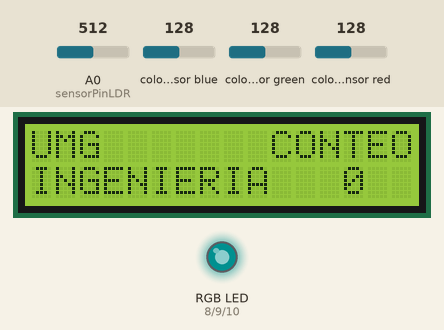
This sketch was run on a simulated Arduino Uno, built with avr-gcc and run on an emulated ATmega328P. Parts: 16×2 character LCD, an RGB LED mixed from three pins (HIGH = lit). The test bench sets the inputs (shaded band); at power-on: colour sensor blue 128, colour sensor green 128, colour sensor red 128, A0 (sensorPinLDR) = 512. Dim RGB values are drawn brighter than linear.

Above: at 12.3 s.
12.4 s: colour sensor blue set to 5
At 13.3 s:
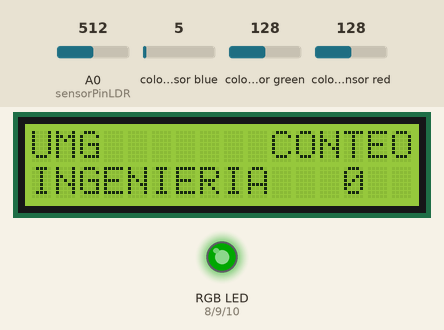
14.0 s: colour sensor green set to 38
At 15.2 s:
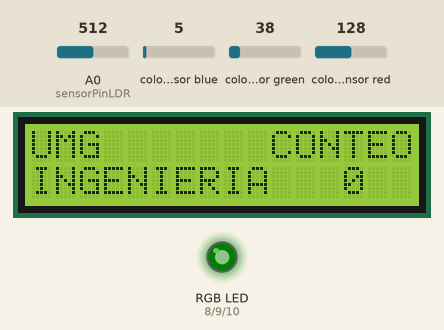
15.5 s: colour sensor green set to 32
At 16.7 s:
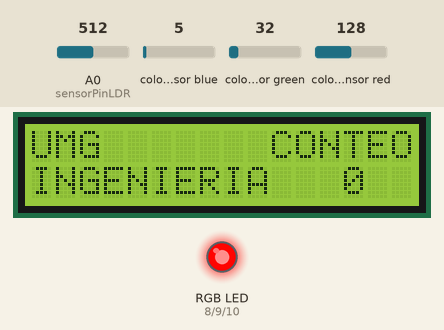
17.0 s: colour sensor red set to 120
18.5 s: colour sensor red set to 114
At 19.2 s:
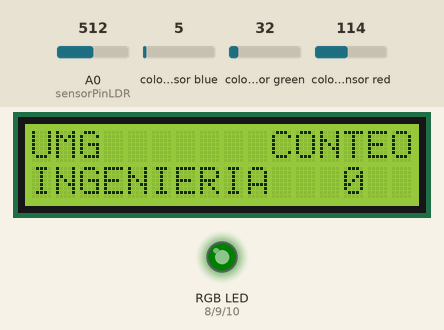
20.0 s: A0 (sensorPinLDR) set to 610
At 21.3 s:
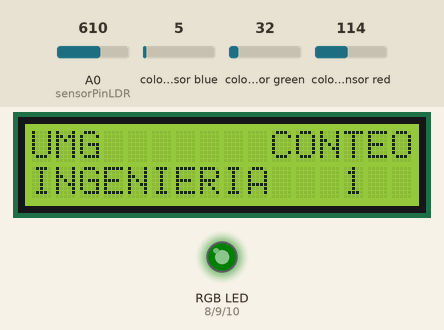
Timing chart, 0 to 22.5 s (numbered marks = the images above; inputs shaded):
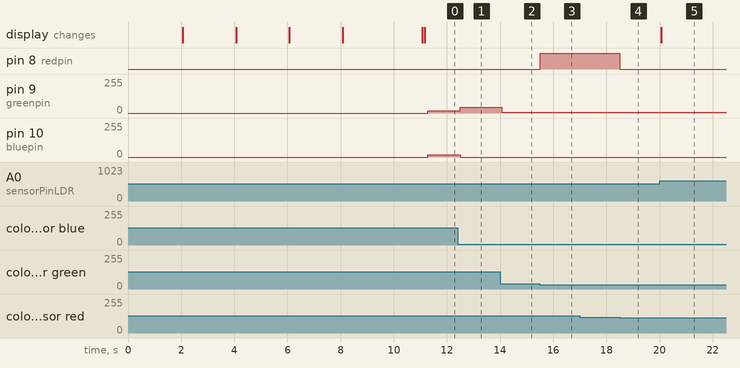

The sketch:

CONTADOR.ino
```cpp
//Erick Antonio Diaz Guzmán   3190-12-16419
//Rony Misael Paz Juárez      3190-17-5011
//David Steve Monzón Reyes    3190-17-2298
//Jose Manuel Urbina Avila    3190-17-10153

//UMG
//ARQUITECTURA


// INCLUIMOS LAS LIBRERIAS A UTILIZAR PUED

#include <LiquidCrystal.h>
#include <Wire.h>                                                 //INCLUIMOS LIBRERIA DEL DISPLAY
#include "Adafruit_TCS34725.h"                                    //INCLUIMOS LIBRERIA DEL SENSOR DE COLORES


//DECLARAMOS VARIABLES DEL CONTADOR DE VUELTAS
int numero=0;
int auxnumero=0;
int sensorPinLDR = A0;
int valorLDR = 0;

//DECLARAMOS Y DEFINIMOS LOS PINES DEL LED

#define redpin 8                                                  //EN EL PIN 8 ESTARA EL POSITIVO DEL LED ROJO
#define greenpin 9                                                //EN EL PIN 9 ESTARA EL POSITIVO DEL LED VERDE
#define bluepin 10                                                //EN EL PIN 10 ESTAR EL POSITIVO DEL LED AZUL


#define commonAnode false                                         // SE ESTABLE EN FALSO SI USAMOS UN LED DE CATADO COMUN


byte gammatable[256];                                             //LOS COLORES RECONOCIDOS POR EL OJO EN RGB (LOS VALORES DE ROJO VERDE AZUL)


Adafruit_TCS34725 tcs = Adafruit_TCS34725(TCS34725_INTEGRATIONTIME_50MS, TCS34725_GAIN_4X);      //INSTANCIAMOS EL SENSOR PARA UTILIZARLO DESPUES


LiquidCrystal lcd(12, 11, 5, 4, 3, 2);//DECLARAMOS LOS PINES A UTILIZAR EN LA LCD (RS,E,D4,D5,D6,D7)

void setup() {

  lcd.begin(16, 2);//INICIAMOS LA PANTALLA Y LAS FILAS 16 ESPACIOS EN DOS FILAS

  lcd.setCursor(5, 0);//LUGAR DONDE COMIENZA LA ESCRITURA EN PANTALLA
  lcd.print("UMG");//ESCRIBIMOS
  delay (2000);//TIEMPO EN PANTALLA 2 SEGUNDOS
  lcd.clear();//LIMPIAMOS LA PANTALLA
  lcd.setCursor(0, 0);
  lcd.print("ARQUITECTURA ");
  delay (2000);
  lcd.setCursor(3, 1);
  lcd.print("PROCESADORES ");
  delay (2000);
  lcd.clear();
  lcd.setCursor(0, 0);
  lcd.print(" INGENIERIA");
  delay (2000);
  lcd.setCursor(3, 1);
  lcd.print("SEGUI LINEAS");
  delay (3000);
  lcd.clear();


  //CODIGO COLOR DECLARAMOS LA COMPARATIVA
  if (tcs.begin()) {                                              //INICIAMOS EL IF PARA DETECTAR PROBLEMAS CON EL SENSOR DE COLOR
    lcd.setCursor(0, 1);
   lcd.print("INGENIERIA");

  } else {                                                        //DE LO CONTRARIO QUE MUESTRE UN ERROR DE SENSOR
    lcd.setCursor(0, 1);
   lcd.print("ERROR");
  ;
    while (1); // halt!
  }

  pinMode(redpin, OUTPUT);                                         //ASIGNAMOS COMO SALIDA EL PIN PARA COLOR ROJO
  pinMode(greenpin, OUTPUT);                                       //ASIGNAMOS COMO SALIDA EL PIN PARA COLOR VERDE
  pinMode(bluepin, OUTPUT);                                        //ASIGNAMOS COMO SALIDA EL PIN PARA COLOR AZUL

                                                                   // TABLA DE GAMA DE COLORES
                                                                   // CONVERTIMOS COLORES RGB A COLORES QUE DETECTA EL OJO HUMANO
  for (int i=0; i<256; i++) {
    float x = i;
    x /= 255;
    x = pow(x, 2.5);
    x *= 255;

    if (commonAnode) {
      gammatable[i] = 255 - x;
    } else {
      gammatable[i] = x;
    }
  }
}
void loop() {
   lcd.setCursor(0, 0);                                      //LUGAR DONDE ESCRIBIREMOS
   lcd.print("UMG");                                         //MENSAJE


  //CODIGO CONTADOR
  valorLDR = analogRead(sensorPinLDR);                          // LEEMOS EL VALOR DE PIN Y LO GUARDAMOS EN LA VARIABLE sensorPinLDR

  lcd.setCursor(10, 0);                                          //LUGAR DONDE ESCRIBIREMOS
  lcd.print("CONTEO");                                           //MENSAJE
  lcd.setCursor(13, 1);                                          //LUGAR DONDE ESCRIBIREMOS
  lcd.print(numero);                                             //MENSAJE CON VARIABLE NUMERO DE VUELTAS

  auxnumero=0;                                                   //VARIABLE AUXILIAR A CERO PARA PODER COMENZAR CON EL CONTEO

  while(valorLDR<600){                                           //ENTRAMOS AL BUCLE MENOR A 600 VUELTAS


    lcd.setCursor(0, 0);                                          //LUGAR DE ESCRITURA
   lcd.print("UMG");                                              //MENSAJE


//CODIGO SENSOR DE COLORES
uint16_t clear, red, green, blue;                                 //DECLARAMOS LAS VARIABLES PARA LOS COLORES

  tcs.setInterrupt(false);                                          //ENCENDEMOS EL LED EN COLOR NEUTRO

  delay(60);                                                        // TOMA 50 MILI SEGUNDOS PARA LEER EL COLOR

  tcs.getRawData(&red, &green, &blue, &clear);                      //LECTURA DEL SENSOR

  tcs.setInterrupt(true);                                           // APAGAMOS LED
                                                                    // CODIGO HEXADECIMAL PARA LA VISUALIZACION
  uint32_t sum = clear;
  float r, g, b;
  r = red; r /= sum;
  g = green; g /= sum;
  b = blue; b /= sum;
  r *= 256; g *= 256; b *= 256;

  analogWrite(redpin, gammatable[(int)r]);                          //PRENDEMOS EL LED ROJO DESPUES DE AVER DETACTADO EL COLOR

  analogWrite(greenpin, gammatable[(int)g]);                        //PRENDEMOS EL LED VERDE DESPUES DE AVER DETECTADO EL COLOR

  analogWrite(bluepin, gammatable[(int)b]);                        //PRENDEMOS EL LED AZUL DESPUES DE AVER DETECTADO EL COLOR


    valorLDR = analogRead(sensorPinLDR);// Leemos el valor de la LDR y lo guardamos en valorLDR
    if(auxnumero==0){// Entramos en el if si auxnumero es 0. Esto solo ocurre la primera vez que recorremos el while.
    numero++;//Sumamos 1 a la variable numero
    auxnumero=1;//hacemos auxnumero 1, para que solo sume una vez 1 a la variable numero cuando estamos dando vueltas dentro del bucle.
    }
  }
  }
```

Measured:
- the behaviour switches between 36 and 35 on colour sensor green (found by bisection; images 2 and 3)
- the behaviour switches between 117 and 116 on colour sensor red (found by bisection; images 3 and 4)
- after the input at 12.4 s, pin 9 (greenpin): 16/255 → 42/255 after 0.11 s; pin 10 (bluepin): 16/255 → 0/255 after 0.11 s
- after the input at 14.0 s, pin 9 (greenpin): 42/255 → 5/255 after 0.06 s
- after the input at 15.5 s, pin 8 (redpin): LOW → HIGH at once; pin 9 (greenpin): 5/255 → 4/255 at once
- after the input at 17.0 s, every drawn part: stays the same
- after the input at 18.5 s, pin 8 (redpin): HIGH → LOW at once; pin 9 (greenpin): 4/255 → 5/255 at once
- after the input at 20.0 s, the display: changes after 0.07 s (image 5)
